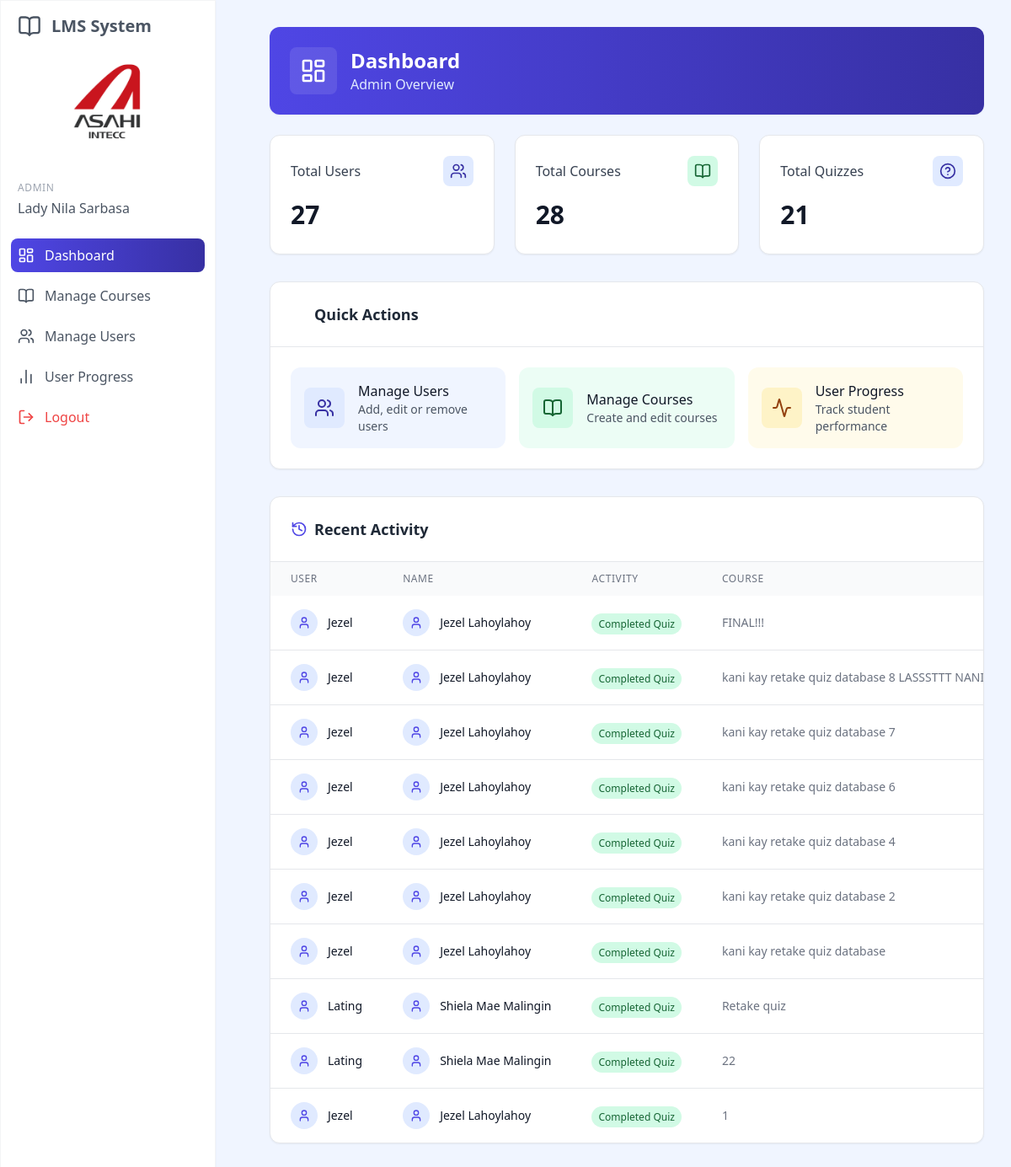
Page /dashboard.php (signed in) on the committed database.
### tables this page shows
CREATE TABLE `user_progress` (
  `id` int(11) NOT NULL,
  `user_id` int(11) DEFAULT NULL,
  `course_id` int(11) DEFAULT NULL,
  `score` int(11) DEFAULT 0,
  `total_score` int(100) NOT NULL,
  `completed` tinyint(1) DEFAULT 0,
  `user_answers` text DEFAULT NULL,
  `progress_percentage` float DEFAULT 0,
  `is_correct` tinyint(1) DEFAULT 0,
  `created_at` timestamp NULL DEFAULT current_timestamp(),
  `updated_at` timestamp NULL DEFAULT current_timestamp() ON UPDATE current_timestamp(),
  `removed` tinyint(1) NOT NULL DEFAULT 0,
  `attempts` int(11) DEFAULT 0
);

CREATE TABLE `users` (
  `id` int(11) NOT NULL,
  `username` varchar(50) NOT NULL,
  `full_name` varchar(100) NOT NULL,
  `password` varchar(255) NOT NULL,
  `email` varchar(100) NOT NULL,
  `role` enum('admin','user','super_admin') DEFAULT 'user',
  `department` tinyint(11) UNSIGNED DEFAULT NULL,
  `division` tinyint(11) UNSIGNED DEFAULT NULL,
  `position` tinyint(11) UNSIGNED DEFAULT NULL,
  `section` tinyint(11) UNSIGNED DEFAULT NULL,
  `company_group` tinyint(11) UNSIGNED DEFAULT NULL,
  `created_at` timestamp NULL DEFAULT current_timestamp(),
  `updated_at` timestamp NULL DEFAULT current_timestamp() ON UPDATE current_timestamp(),
  `active` tinyint(1) NOT NULL DEFAULT 0
);

CREATE TABLE `courses` (
  `id` int(11) NOT NULL,
  `title` varchar(100) NOT NULL,
  `description` text DEFAULT NULL,
  `department` int(10) DEFAULT NULL,
  `division` int(10) DEFAULT NULL,
  `section` int(10) DEFAULT NULL,
  `company_group` tinyint(11) DEFAULT NULL,
  `position` tinyint(11) DEFAULT NULL,
  `group_id` int(11) DEFAULT NULL,
  `created_by` int(11) DEFAULT NULL,
  `has_video` int(11) DEFAULT 0,
  `created_at` timestamp NULL DEFAULT current_timestamp(),
  `updated_at` timestamp NULL DEFAULT current_timestamp() ON UPDATE current_timestamp(),
  `is_final` tinyint(1) NOT NULL DEFAULT 0,
  `removed` tinyint(1) NOT NULL DEFAULT 0
);

### web/dashboard.php (the view, shortened to what this page needs)
<?php
require_once '../config.php';
$is_admin = ($_SESSION['role'] === 'admin' || $_SESSION['role'] === 'super_admin');
if ($is_admin) {
    $result = $conn->query("SELECT COUNT(*) as count FROM users WHERE role IN ('user', 'admin')");
    $users_count = $result->fetch_assoc()['count'];
    $result = $conn->query("SELECT COUNT(*) as count FROM courses WHERE removed = 0");
    $courses_count = $result->fetch_assoc()['count'];
    $result = $conn->query("
        SELECT COUNT(DISTINCT course_id) AS count
        FROM questions
        WHERE removed = 0
    ");
    $quizzes_count = $result->fetch_assoc()['count'];
    $activity_query = "
        SELECT
            u.username,
            u.full_name,
            'quiz_completed' AS activity_type,
            c.title AS course_title,
            up.updated_at AS timestamp
        FROM user_progress up
        JOIN users u ON u.id = up.user_id
        JOIN courses c ON c.id = up.course_id
        WHERE up.completed = 1 AND up.removed = 0
        ORDER BY up.updated_at DESC
        LIMIT 10;
    ";
    $recent_activity = $conn->query($activity_query);
}
include 'includes/header.php';
?>
<div class="p-8 sm:ml-72">
    <div class="container mx-auto">
        <div class="bg-gradient-to-r from-blue-600 to-blue-800 rounded-xl p-6 mb-6 shadow-sm">
            <div class="flex items-center">
                <div class="bg-white/10 p-3 rounded-lg mr-4">
                    <i data-lucide="layout-dashboard" class="h-8 w-8 text-white"></i>
                </div>
                <div>
                    <h1 class="text-2xl font-bold text-white">Dashboard</h1>
                    <p class="text-blue-100"><?php echo $is_admin ? 'Admin Overview' : 'Student Overview'; ?></p>
                </div>
            </div>
        </div>
        <?php if ($is_admin): ?>
        <div class="grid grid-cols-1 md:grid-cols-2 lg:grid-cols-3 gap-6 mb-8">
            <div class="bg-white rounded-xl shadow-sm p-6 border border-gray-200 hover:shadow-md transition-all duration-300">
                <div class="flex items-center justify-between mb-4">
                    <h3 class="text-gray-700 font-medium">Total Users</h3>
                    <div class="bg-blue-100 text-blue-800 p-2 rounded-lg">
                        <i data-lucide="users" class="w-5 h-5"></i>
                    </div>
                </div>
                <div class="text-3xl font-bold text-gray-900 mb-1"><?php echo $users_count; ?></div>
            </div>
            <div class="bg-white rounded-xl shadow-sm p-6 border border-gray-200 hover:shadow-md transition-all duration-300">
                <div class="flex items-center justify-between mb-4">
                    <h3 class="text-gray-700 font-medium">Total Courses</h3>
                    <div class="bg-green-100 text-green-800 p-2 rounded-lg">
                        <i data-lucide="book-open" class="w-5 h-5"></i>
                    </div>
                </div>
                <div class="text-3xl font-bold text-gray-900 mb-1"><?php echo $courses_count; ?></div>
            </div>
            <div class="bg-white rounded-xl shadow-sm p-6 border border-gray-200 hover:shadow-md transition-all duration-300">
                <div class="flex items-center justify-between mb-4">
                    <h3 class="text-gray-700 font-medium">Total Quizzes</h3>
                    <div class="bg-blue-100 text-blue-800 p-2 rounded-lg">
                        <i data-lucide="help-circle" class="w-5 h-5"></i>
                    </div>
                </div>
                <div class="text-3xl font-bold text-gray-900 mb-1"><?php echo $quizzes_count; ?></div>
            </div>
        </div>
        <div class="bg-white rounded-xl shadow-sm border border-gray-200 overflow-hidden mb-8">
            <div class="p-6 border-b border-gray-200">
                <h2 class="text-lg font-semibold text-gray-800 flex items-center">
                    <i data-lucide="lightning-bolt" class="w-5 h-5 text-blue-600 mr-2"></i>
                    Quick Actions
                </h2>
            </div>
            <div class="p-6 grid grid-cols-1 md:grid-cols-3 gap-4">
                <a href="manage_users.php" class="bg-blue-50 hover:bg-blue-100 p-4 rounded-xl flex items-center transition-colors">
                    <div class="bg-blue-100 text-blue-800 p-3 rounded-lg mr-4">
                        <i data-lucide="users" class="w-6 h-6"></i>
                    </div>
                    <div>
                        <h3 class="font-medium text-gray-900">Manage Users</h3>
                        <p class="text-sm text-gray-600">Add, edit or remove users</p>
                    </div>
                </a>
                <a href="manage_courses.php" class="bg-green-50 hover:bg-green-100 p-4 rounded-xl flex items-center transition-colors">
                    <div class="bg-green-100 text-green-800 p-3 rounded-lg mr-4">
                        <i data-lucide="book-open" class="w-6 h-6"></i>
                    </div>
                    <div>
                        <h3 class="font-medium text-gray-900">Manage Courses</h3>
                        <p class="text-sm text-gray-600">Create and edit courses</p>
                    </div>
                </a>
                <a href="admin_user_progress.php" class="bg-amber-50 hover:bg-amber-100 p-4 rounded-xl flex items-center transition-colors">
                    <div class="bg-amber-100 text-amber-800 p-3 rounded-lg mr-4">
                        <i data-lucide="activity" class="w-6 h-6"></i>
                    </div>
                    <div>
                        <h3 class="font-medium text-gray-900">User Progress</h3>
                        <p class="text-sm text-gray-600">Track student performance</p>
                    </div>
                </a>
            </div>
        </div>
        <div class="bg-white rounded-xl shadow-sm border border-gray-200 overflow-hidden">
            <div class="p-6 border-b border-gray-200">
                <h2 class="text-lg font-semibold text-gray-800 flex items-center">
                    <i data-lucide="history" class="w-5 h-5 text-blue-600 mr-2"></i>
                    Recent Activity
                </h2>
            </div>
            <div class="overflow-x-auto">
                <table class="w-full">
                    <thead>
                        <tr class="bg-gray-50">
                            <th class="px-6 py-3 text-left text-xs font-medium text-gray-500 uppercase tracking-wider">User</th>
                            <th class="px-6 py-3 text-left text-xs font-medium text-gray-500 uppercase tracking-wider">Name</th>
                            <th class="px-6 py-3 text-left text-xs font-medium text-gray-500 uppercase tracking-wider">Activity</th>
                            <th class="px-6 py-3 text-left text-xs font-medium text-gray-500 uppercase tracking-wider">Course</th>
                        </tr>
                    </thead>
                    <tbody class="divide-y divide-gray-200">
                        <?php if ($recent_activity->num_rows === 0): ?>
                        <tr>
                            <td colspan="5" class="px-6 py-12 text-center">
                                <div class="flex flex-col items-center justify-center text-gray-500">
                                    <i data-lucide="activity-square" class="h-12 w-12 text-gray-300 mb-4"></i>
                                    <h3 class="text-lg font-medium text-gray-900 mb-1">No recent activity</h3>
                                    <p class="text-gray-500">Student activity will appear here</p>
                                </div>
                            </td>
                        </tr>
                        <?php else: ?>
                            <?php while ($activity = $recent_activity->fetch_assoc()): ?>
                            <tr class="hover:bg-blue-50/50 transition-colors">
                                <td class="px-6 py-4 whitespace-nowrap">
                                    <div class="flex items-center">
                                        <div class="w-8 h-8 flex-shrink-0 bg-blue-100 rounded-full flex items-center justify-center mr-3">
                                            <i data-lucide="user" class="w-4 h-4 text-blue-600"></i>
                                        </div>
                                        <div class="text-sm font-medium text-gray-900">
                                            <?php echo htmlspecialchars($activity['username']); ?>
                                        </div>
                                    </div>
                                </td>
                                <td class="px-6 py-4 whitespace-nowrap">
                                    <div class="flex items-center">
                                        <div class="w-8 h-8 flex-shrink-0 bg-blue-100 rounded-full flex items-center justify-center mr-3">
                                            <i data-lucide="user" class="w-4 h-4 text-blue-600"></i>
                                        </div>
                                        <div class="text-sm font-medium text-gray-900">
                                            <?php echo htmlspecialchars($activity['full_name']); ?>
                                        </div>
                                    </div>
                                </td>
                                <td class="px-6 py-4 whitespace-nowrap">
                                    <span class="px-2 py-1 text-xs font-medium rounded-full
                                        <?php
                                        if ($activity['activity_type'] === 'quiz_completed') {
                                            echo 'bg-green-100 text-green-800';
                                        } elseif ($activity['activity_type'] === 'course_started') {
                                            echo 'bg-blue-100 text-blue-800';
                                        } elseif ($activity['activity_type'] === 'course_completed') {
                                            echo 'bg-blue-100 text-blue-800';
                                        } else {
                                            echo 'bg-gray-100 text-gray-800';
                                        }
                                        ?>">
                                        <?php
                                        if ($activity['activity_type'] === 'quiz_completed') {
                                            echo 'Completed Quiz';
                                        } elseif ($activity['activity_type'] === 'course_started') {
                                            echo 'Started Course';
                                        } elseif ($activity['activity_type'] === 'course_completed') {
                                            echo 'Completed Course';
                                        } else {
                                            echo htmlspecialchars($activity['activity_type']);
                                        }
                                        ?>
                                    </span>
                                </td>
                                <td class="px-6 py-4 whitespace-nowrap text-sm text-gray-500">
                                    <?php echo htmlspecialchars($activity['course_title']); ?>
                                </td>
                            </tr>
                            <?php endwhile; ?>
                        <?php endif; ?>
                    </tbody>
                </table>
            </div>
        </div>
        <?php endif; ?>
    </div>
</div>
</body>
</html>

### rows in the picture
user_progress: user.username "Jezel", user.full_name "Jezel Lahoylahoy", course.title "FINAL!!!"
user_progress: user.username "Jezel", user.full_name "Jezel Lahoylahoy", course.title "kani kay retake quiz database 8 LASSSTTT…"
user_progress: user.username "Jezel", user.full_name "Jezel Lahoylahoy", course.title "kani kay retake quiz database 7"
user_progress: user.username "Jezel", user.full_name "Jezel Lahoylahoy", course.title "kani kay retake quiz database 6"
user_progress: user.username "Jezel", user.full_name "Jezel Lahoylahoy", course.title "kani kay retake quiz database 4"
user_progress: user.username "Jezel", user.full_name "Jezel Lahoylahoy", course.title "kani kay retake quiz database 2"
user_progress: user.username "Jezel", user.full_name "Jezel Lahoylahoy", course.title "kani kay retake quiz database"
user_progress: user.username "Lating", user.full_name "Shiela Mae Malingin", course.title "Retake quiz"
user_progress: user.username "Lating", user.full_name "Shiela Mae Malingin", course.title "22"
user_progress: user.username "Jezel", user.full_name "Jezel Lahoylahoy", course.title "1"

### other values in the picture
$_SESSION['full_name'] "Lady Nila Sarbasa"
$users_count "27"
$courses_count "28"
$quizzes_count "21"
